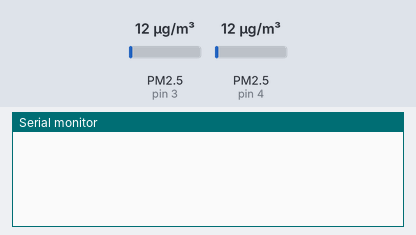
Bench run of a sketch on a simulated Arduino Uno, built with avr-gcc and run on an emulated ATmega328P. Shown: the last lines printed to the serial monitor. Wiring (inferred from the names in the program): 2 × dust sensor: data pin 3 / data pin 4. The inputs (shaded band) are chosen by the test bench; at power-on: PM2.5 (sensors on pin 3, pin 4) 12 µg/m³.

Above: at 1.2 s.
1.3 s: PM2.5 (sensor on pin 3) set to 75 µg/m³
At 3.7 s:
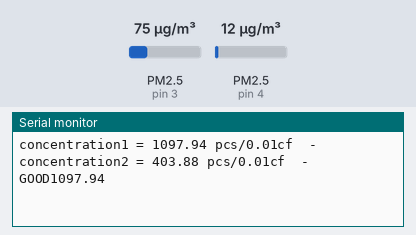
4.3 s: PM2.5 (sensor on pin 3) set to 6 µg/m³
At 7.1 s:
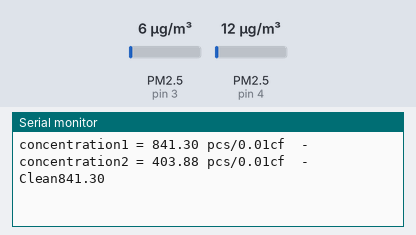
7.3 s: PM2.5 (sensor on pin 4) set to 6 µg/m³
8.8 s: PM2.5 (sensor on pin 4) set to 75 µg/m³
At 10.9 s:
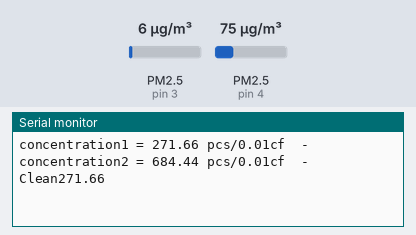

Measured:
- after the input at 1.3 s, the serial monitor: prints a new line after 1.9 s (image 1)
- after the input at 4.3 s, the serial monitor: prints a new line after 2.1 s (image 2)
- after the input at 8.8 s, the serial monitor: prints a new line after 0.80 s (image 3)

The sketch:

sensor_air_example.ino
```cpp
// #include <LiquidCrystal.h>
//LiquidCrystal //    lcd(8, 9, 4, 5, 6, 7);
// nome: dsm501a pm2.5
int pin2 = 4; // D3
int pin1 = 3; // D2
unsigned long duration1;
unsigned long duration2;

unsigned long starttime;
unsigned long sampletime_ms = 3000;//sampe 1s ;
unsigned long lowpulseoccupancy1 = 0;
unsigned long lowpulseoccupancy2 = 0;
float ratio1 = 0;
float ratio2 = 0;
float concentration1 = 0;
float concentration2 = 0;

void setup() {
  Serial.begin(9600);
  pinMode(2,INPUT);
  pinMode(3,INPUT);
  starttime = millis();//get the current time;
//  //    lcd.begin(16, 2);
}

void loop() {
  duration1 = pulseIn(pin1, LOW);
  duration2 = pulseIn(pin2, LOW);
  lowpulseoccupancy1 = lowpulseoccupancy1+duration1;
  lowpulseoccupancy2 = lowpulseoccupancy2+duration2;


  if ((millis()-starttime) > sampletime_ms)//if the sampel time == 30s
  {
    ratio1 = lowpulseoccupancy1/(sampletime_ms*10.0);  // Integer percentage 0=>100
    concentration1 = 1.1*pow(ratio1,3)-3.8*pow(ratio1,2)+520*ratio1+0.62; // using spec sheet curve

    ratio2 = lowpulseoccupancy2/(sampletime_ms*10.0);  // Integer percentage 0=>100
    concentration2 = 1.1*pow(ratio2,3)-3.8*pow(ratio2,2)+520*ratio2+0.62; //

//    //    lcd.setCursor(0, 0);
    //    lcd.print("PM10 ");
    //    lcd.setCursor(6, 0);
    //    lcd.print(concentration1,3);

    Serial.print("concentration1 = ");
    Serial.print(concentration1);
    Serial.print(" pcs/0.01cf  -  ");

    Serial.print("concentration2 = ");
    Serial.print(concentration2);
    Serial.print(" pcs/0.01cf  -  ");


    if (concentration1 < 1000) {
     Serial.print("Clean");
     Serial.print(concentration1);
    }

    if (concentration1 > 1000 && concentration1 < 10000) {
     Serial.print("GOOD");
     Serial.print(concentration1);
    }

    if (concentration1 > 10000 && concentration1 < 20000) {
     Serial.print("ACCEPTABLE");
     Serial.print(concentration1);
    }
      if (concentration1 > 20000 && concentration1 < 50000) {
     Serial.print("HEAVY");
     Serial.print(concentration1);
  }

    if (concentration1 > 50000 ) {
     Serial.print("HAZARD");
     Serial.print(concentration1);
    }

    Serial.println();

    lowpulseoccupancy1 = 0;
    lowpulseoccupancy2 = 0;
    starttime = millis();
  }
}
```
